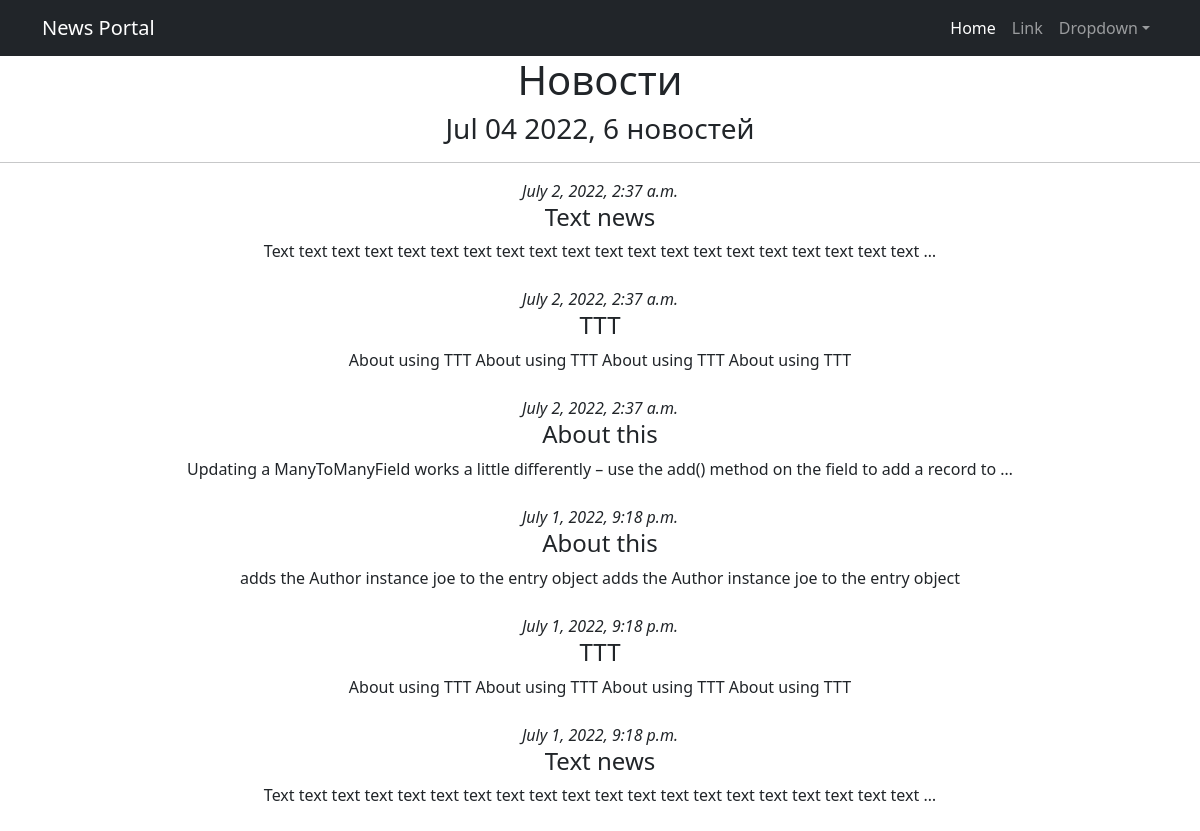
/posts/, run on an earlier commit of the app's database.
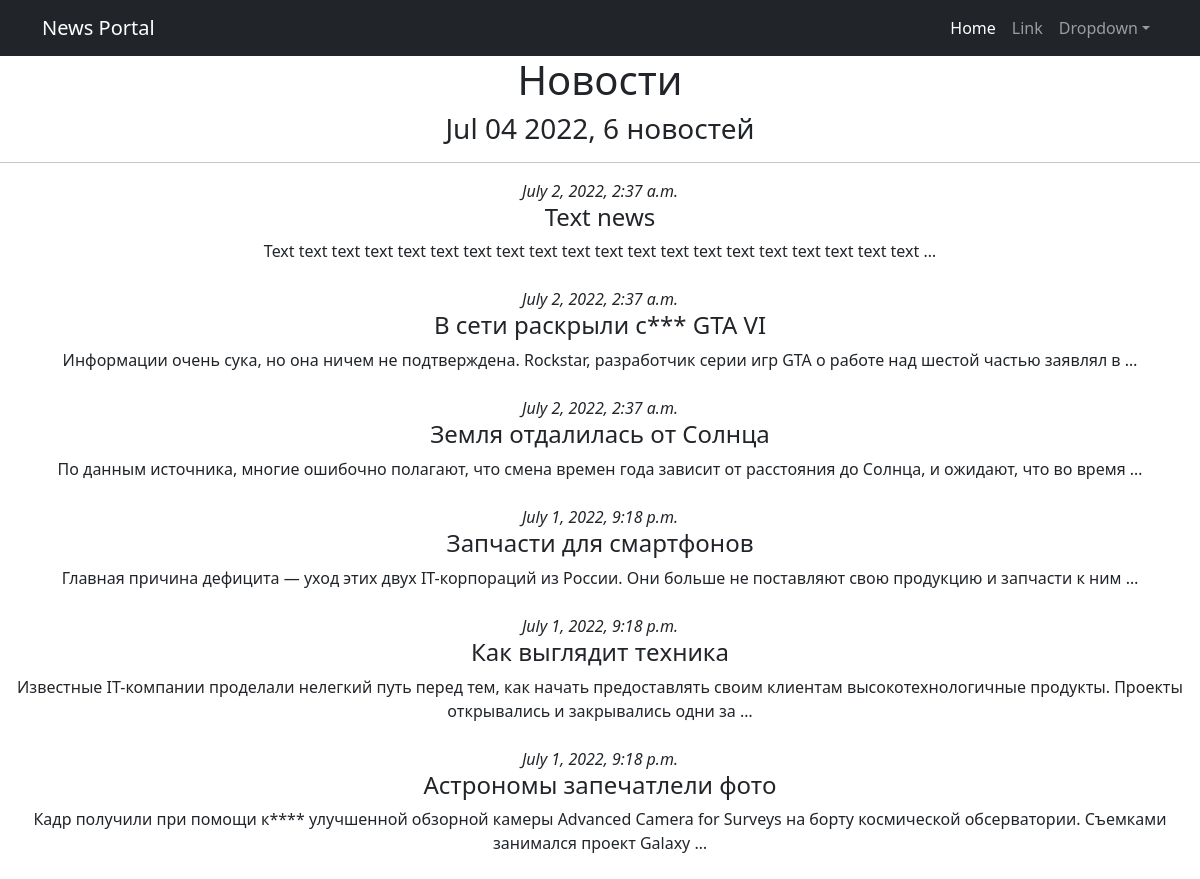
And on a later commit of the database.
### news/models.py (models this page shows, shortened)
class Post(models.Model):
    article = 'AR'
    news = 'NW'
    POSTKINDS = [
        (article, 'Статья'),
        (news, 'Новость')
    ]
    author = models.ForeignKey('Author', on_delete=models.CASCADE, related_name='posts')
    category = models.ManyToManyField('Category', through='PostCategory')
    post_kind = models.CharField(max_length=2,
                                 choices=POSTKINDS,
                                 default=article)
    time_create = models.DateTimeField(auto_now=True)
    title = models.CharField(max_length=255)
    text = models.TextField()
    rating = models.IntegerField(default=0)

### news/views.py (the view)
# urls.py: path('', PostsList.as_view()),
class PostsList(ListView):
    model = Post
    ordering = '-time_create'
    template_name = 'posts.html'
    context_object_name = 'posts'
    def get_context_data(self, **kwargs):
        context = super().get_context_data(**kwargs)
        context['time_now'] = datetime.utcnow()
        return context

### news/templatetags/custom_filters.py (called while the page is built)
@register.filter()
def censor(text):
    if not type(text) == str:
        raise ValueError('Filter censor gets strings only.')
    censed_text = ''
    words = re.findall(r'[0-9]+|[A-z]+|[А-я,ё]+|\S| |', text)
    for word in words:
        if word in CENS_WORDS:
            word = word[0] + '*' * (len(word) - 1)
        censed_text += word
    return censed_text

### templates/posts.html (shortened to what this page needs)
{% extends 'flatpages/default.html' %}
{% load custom_filters %}
{% block content %}
   <h1>Новости</h1>
   <h3>{{ time_now|date:'M d Y' }}, {{ posts|length }} новостей</h3>
   <hr>
   {% for post in posts %}
        <i>{{ post.time_create }}</i>
        <h4>{{ post.title|censor }}</h4>
        {{ post.text|truncatewords:20|censor }}
   {% endfor %}
{% endblock content %}

What changed in the data, as far as the page shows it:
changed Post: title|censor "TTT" → "В сети раскрыли с*** GTA VI"; text|censor "About using TTT About using TTT About using TTT About using TTT" → "Информации очень сука, но она ничем не подтверждена. Rockstar, разработчик серии игр GTA о работе над шестой частью заявлял в …"
changed Post: title|censor "About this" → "Земля отдалилась от Солнца"; text|censor "Updating a ManyToManyField works a little differently – use the add() method on the field to add a record to …" → "По данным источника, многие ошибочно полагают, что смена времен года зависит от расстояния до Солнца, и ожидают, что во время …"
changed Post: title|censor "About this" → "Запчасти для смартфонов"; text|censor "adds the Author instance joe to the entry object adds the Author instance joe to the entry object" → "Главная причина дефицита — уход этих двух IT-корпораций из России. Они больше не поставляют свою продукцию и запчасти к ним …"
changed Post: title|censor "TTT" → "Как выглядит техника"; text|censor "About using TTT About using TTT About using TTT About using TTT" → "Известные IT-компании проделали нелегкий путь перед тем, как начать предоставлять своим клиентам высокотехнологичные продукты. Проекты открывались и закрывались одни за …"
changed Post: title|censor "Text news" → "Астрономы запечатлели фото"; text|censor "Text text text text text text text text text text text text text text text text text text text text …" → "Кадр получили при помощи к**** улучшенной обзорной камеры Advanced Camera for Surveys на борту космической обсерватории. Съемками занимался проект Galaxy …"
